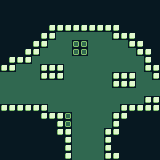

Rendered tile map (Tiled .tmx) drawn with the repository's tilesets; below, a short description and the full map source, tile grids included:
An orthogonal 20x20 tile map with 8x8 px tiles, 1 tile layer (Tile Layer 1).

<map version="1.2" tiledversion="1.3.2" orientation="orthogonal" renderorder="right-down" compressionlevel="0" width="20" height="20" tilewidth="8" tileheight="8" infinite="0" nextlayerid="2" nextobjectid="1">
 <tileset firstgid="1" source="re-pear_tiled.tsx" />
 <layer id="1" name="Tile Layer 1" width="20" height="20">
  <data encoding="csv">
29,29,29,29,29,29,29,29,29,29,29,29,29,29,29,29,29,29,29,29,
29,29,29,29,29,29,29,29,29,29,29,29,29,29,29,29,29,29,29,29,
29,29,29,29,29,29,29,29,29,29,29,29,29,29,29,29,29,29,29,29,
29,29,29,29,29,29,21,21,21,21,21,21,21,21,21,29,29,29,29,29,
29,29,29,29,29,21,21,22,22,22,22,22,22,22,21,21,21,29,29,29,
29,29,29,29,21,21,22,22,22,30,30,22,22,22,22,22,21,21,29,29,
29,29,29,21,21,22,22,22,22,30,30,22,22,22,22,22,22,21,21,29,
29,21,21,21,22,22,22,22,22,22,22,22,22,22,22,22,22,22,21,29,
21,21,22,22,22,21,21,21,22,22,22,22,22,22,22,22,22,22,21,21,
22,22,22,22,22,21,21,21,22,22,22,22,22,22,21,21,21,22,22,21,
22,22,22,22,22,22,22,22,22,22,22,22,22,22,21,21,21,22,22,22,
22,22,22,22,22,22,22,22,22,22,22,22,22,22,22,22,22,22,22,22,
22,22,22,22,22,22,22,22,22,22,22,22,22,22,22,22,22,22,21,21,
21,21,21,21,21,21,22,22,22,22,22,22,22,22,22,21,21,21,21,21,
29,29,29,29,29,21,21,21,30,22,22,22,22,22,21,21,29,29,29,29,
29,29,29,29,29,29,29,21,30,22,22,22,22,22,21,29,29,29,29,29,
29,29,29,29,29,29,29,21,21,22,22,22,22,21,21,29,29,29,29,29,
29,29,29,29,29,29,29,29,21,22,22,22,22,21,29,29,29,29,29,29,
29,29,29,29,29,29,29,29,21,22,22,22,22,21,29,29,29,29,29,29,
29,29,29,29,29,29,29,29,21,22,22,22,22,21,21,29,29,29,29,29
</data>
 </layer>
</map>